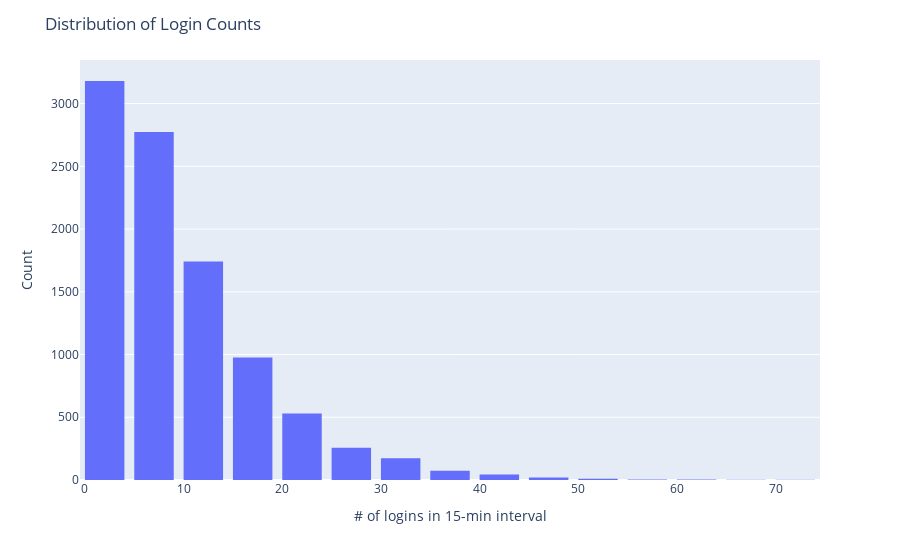

Source (notebook cell):
### Markdown cell above
## 1.3 visualize and describe the resulting time series of login counts in ways that best characterize the underlying patterns of the demand

### Code cell
fig = px.histogram(logins, x="count", nbins=15)

fig.update_layout(
    title_text ='Distribution of Login Counts',
    xaxis_title_text = '# of logins in 15-min interval',
    yaxis_title_text = 'Count',
    bargap=0.2, # gap etween bars of adjacent location coordinates
)
fig.show()

### Figure 1 — Plotly figure (JSON) as saved in the notebook; plotly's stock layout.template omitted (floating-point values rounded to 4 significant figures; data arrays with more than 128 entries replaced by an {"elided": "..."} marker saying what was removed)
{"data": [{"alignmentgroup": "True", "bingroup": "x", "hovertemplate": "count=%{y}<extra></extra>", "legendgroup": "", "marker": {"color": "#636efa"}, "name": "", "nbinsx": 15, "offsetgroup": "", "orientation": "v", "showlegend": false, "type": "histogram", "x": {"elided": "9788 int values"}, "xaxis": "x", "yaxis": "y"}], "layout": {"bargap": 0.2, "barmode": "relative", "legend": {"tracegroupgap": 0}, "margin": {"t": 60}, "title": {"text": "Distribution of Login Counts"}, "xaxis": {"anchor": "y", "domain": [0, 1], "title": {"text": "# of logins in 15-min interval"}}, "yaxis": {"anchor": "x", "domain": [0, 1], "title": {"text": "Count"}}}}
